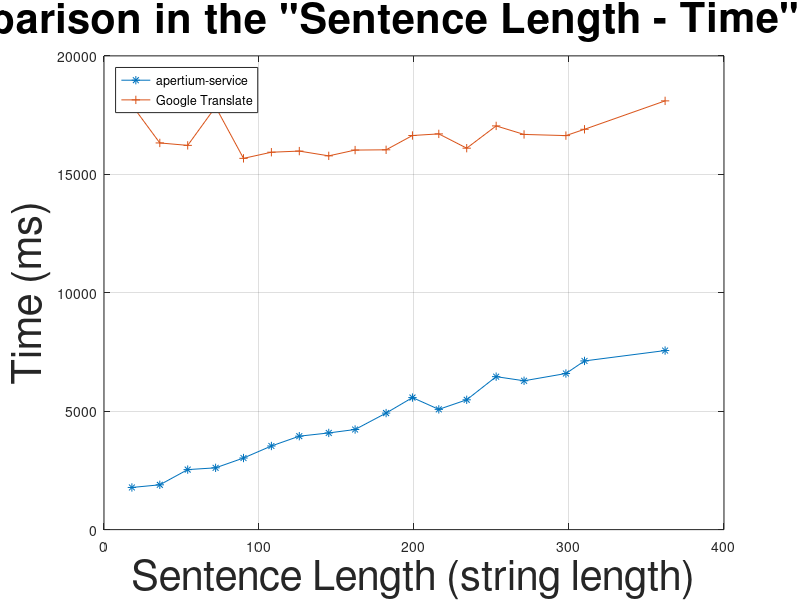

MATLAB code for this plot: (Note: this script raises an error after producing the figure.)
len = [18, 36, 54, 72, 90, 108, 126, 145, 162, 182, 199, 216, 234, 253, 271, 298, 310, 362];
msa = [1780, 1892, 2534, 2609, 3023, 3531, 3945, 4082, 4227, 4920, 5575, 5077, 5481, 6458, 6284, 6591, 7122, 7560];
msg = [17921, 16325, 16222, 17848, 15674, 15933, 15981, 15780, 16024, 16035, 16639, 16707, 16104, 17044, 16684, 16635, 16901, 18101];

threads = [18, 36, 54, 72, 90, 108, 126, 145, 162, 182, 199, 216, 234, 253, 271, 298, 310, 362];
msat = [7416, 3914, 2844, 2802, 3574, 4697, 5178, 5198];
msgt = [16495, 8257, 6001, 4516, 3724, 2817, 2411, 2085];


plot(len, msa, "-*;apertium-service;", 
	len, msg, "-+;Google Translate;");

title ('Comparison in the "Sentence Length - Time" space', "fontsize", 30);
xlabel ("Sentence Length (string length)", "fontsize", 30);
ylabel ("Time (ms)", "fontsize", 30);
legend ("location", "northwest");
legend ("boxon");
grid ("on");

print lentime.png -dpng -mono -solid -F:30;

replot;

plot(threads, msat, "-*;apertium-service;",
	len, msgt, "-+;Google Translate;");

title ('Comparison in the "Concurrent Requests - Time" space', "fontsize", 30);
xlabel ("Concurrent Requests (num)", "fontsize", 30);
ylabel ("Time (ms)", "fontsize", 30);
legend ("location", "northwest");
legend ("boxon");
grid ("on");

print threadstime.png -dpng -mono -solid -F:30;

replot;
